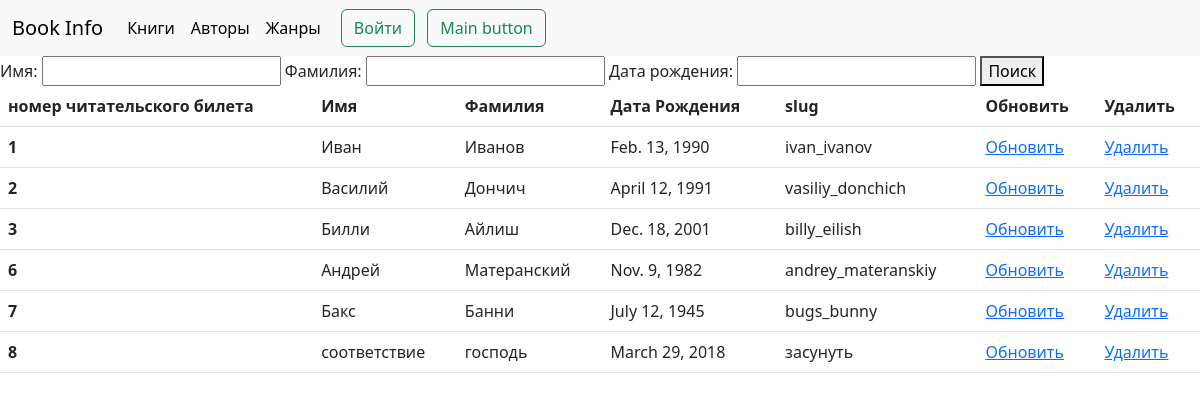
The app's page /reader_list/, older data.
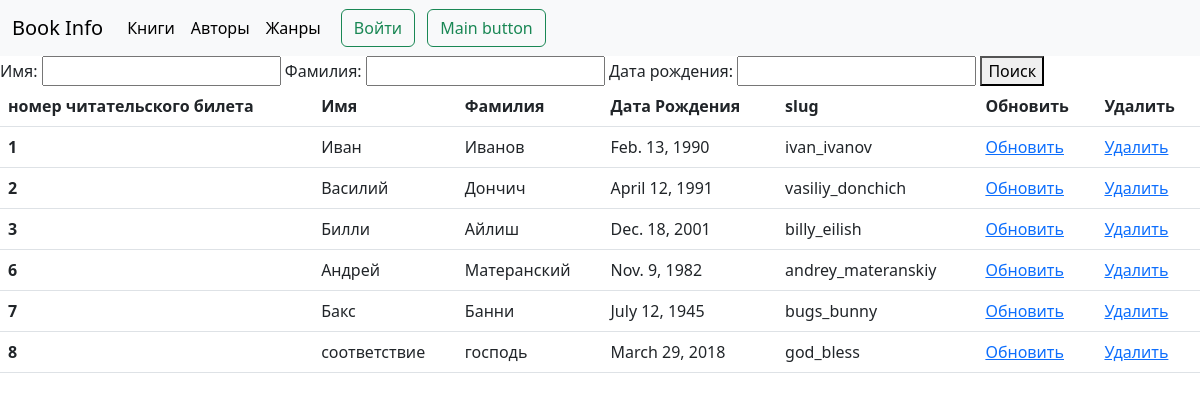
The same page, newer data.
### reader/models.py (models this page shows, shortened)
class Reader(models.Model):
    name = models.CharField('Имя', max_length=255)
    surname = models.CharField('Фамилия', max_length=255)
    date_birth = models.DateField('Дата рождения', blank=True, null=True)
    slug = models.SlugField(max_length=255, unique=True, null=False, blank=False)

### reader/views.py (the view)
# urls.py: path('reader_list/', views.SearchReader.as_view(), name='reader_list'),
class SearchReader(TitleMixin, ListView):
    model = models.Reader
    template_name = 'reader/reader_list.html'
    title = 'Список читателей'
    def get_queryset(self):
        name = self.request.GET.get('name')
        qs = models.Reader.objects.all()
        if name:
            return qs.filter(name__icontains=name)
        return qs
    def get_context_data(self, **kwargs):
        context = super().get_context_data(**kwargs)
        context['form'] = forms.ReaderSearch(self.request.GET or None)
        return context

### reader/forms.py (shortened to what this page needs)
class ReaderSearch(forms.Form):
    name = forms.CharField(label='Имя', required=False)
    surname = forms.CharField(label='Фамилия', required=False)
    date_birth = forms.DateField(label='Дата рождения', required=False)

### reader/views.py (called while the page is built)
    def get_title(self):
        return self.title

    def get_context_data(self, **kwargs):
        context = super().get_context_data(**kwargs)
        context['title'] = self.get_title()
        return context

### reader/templates/reader/reader_list.html (shortened to what this page needs)
{% extends 'book/base.html'%}
{% block content %}
    <form method="GET">
    {{ form }}
    <button type="submit">Поиск</button>
  </form>
 <table class="table">
  <thead>
    <tr>
      <th scope="col">номер читательского билета</th>
      <th scope="col">Имя</th>
      <th scope="col">Фамилия</th>
      <th scope="col">Дата Рождения</th>
      <th scope="col">slug</th>
      <th scope="col">Обновить</th>
      <th scope="col">Удалить</th>
    </tr>
  </thead>
  <tbody>
  {% for reader in reader_list %}
  <tr>
      <th scope="row">{{ reader.id }}</th>
      <td>{{reader.name}}</td>
      <td>{{reader.surname}}</td>
      <td>{{reader.date_birth}}</td>
      <td>{{reader.slug}}</td>
      <td><a href="{% url 'reader:reader_update' slug=reader.slug %}">Обновить</a></td>
      <td><a href="{% url 'reader:reader_del' slug=reader.slug %}">Удалить</a></td>
    </tr>
  {% endfor %}
  </tbody>
</table>
  </body>
{% endblock %}

Row changes from the older to the newer data that the page shows:
changed Reader "соответствие": slug "засунуть" → "god_bless"
